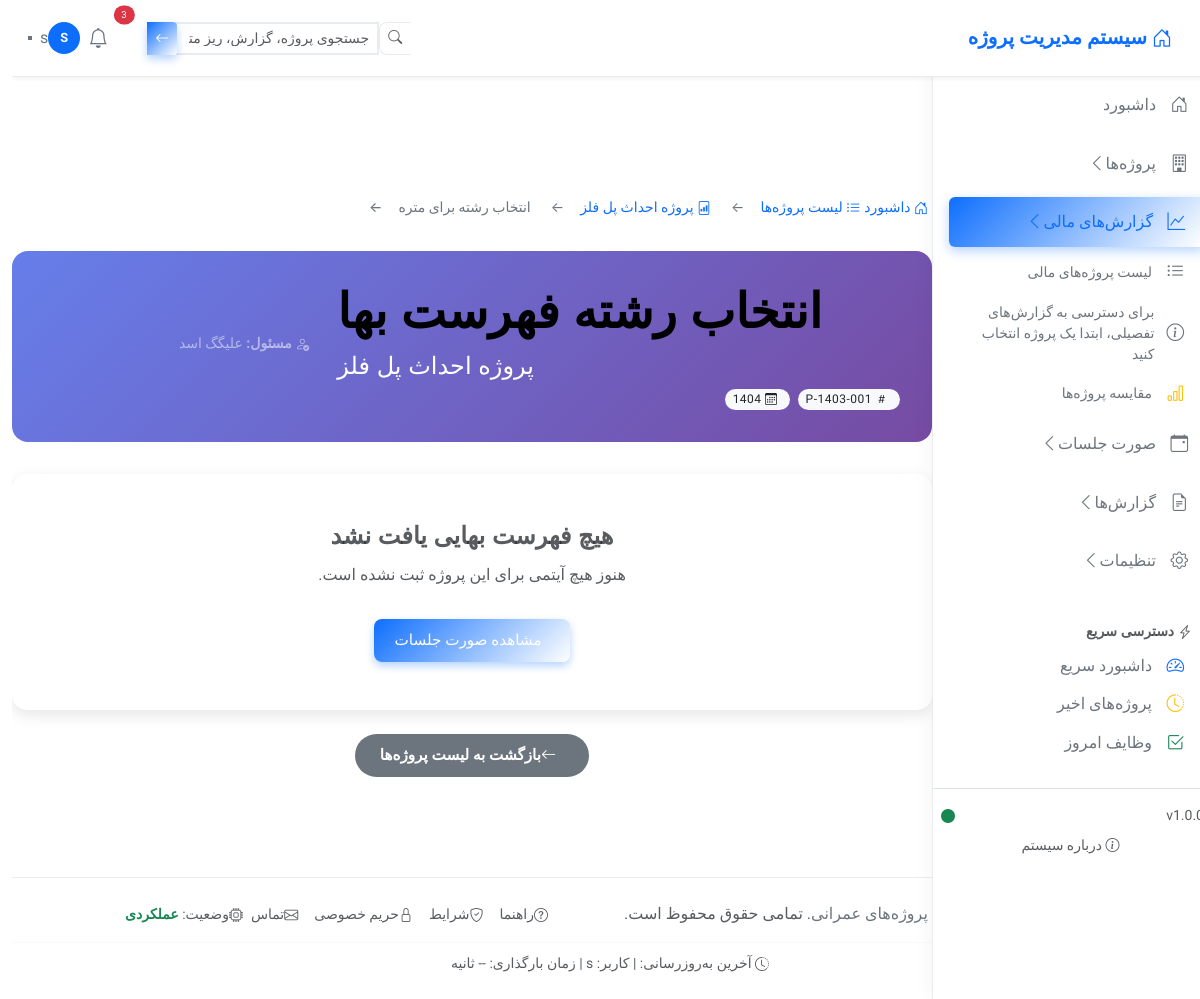
Before: /sooratvaziat/project/1/riz-metre/ (signed in) with the older database file.
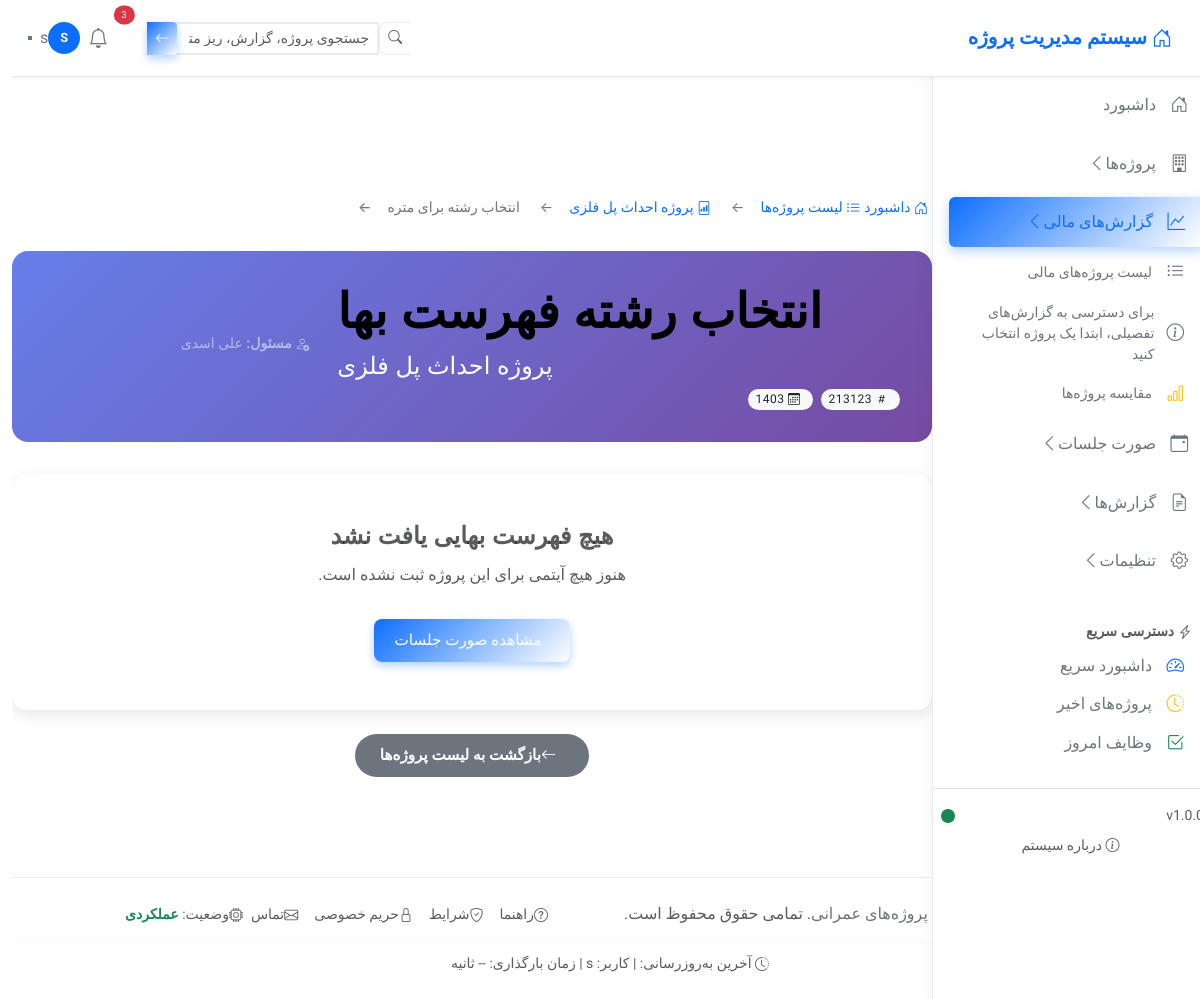
After: the same page with the newer database file.
### project/models.py (models this page shows, shortened)
class Project(models.Model):
    STATUS_CHOICES = [
        ('draft', _('پیش‌نویس')),
        ('active', _('فعال')),
        ('in_progress', _('در حال اجرا')),
        ('under_review', _('در حال بررسی')),
        ('awaiting_approval', _('منتظر تأیید')),
        ('completed', _('تمام‌شده')),
        ('suspended', _('معلق')),
        ('cancelled', _('لغو شده')),
    ]
    PROJECT_TYPE_CHOICES = [
        ('civil', _('عمرانی')),
        ('building', _('ساختمانی')),
        ('bridge', _('پل‌سازی')),
        ('dam', _('سدسازی')),
        ('road', _('جاده‌سازی')),
        ('electrical', _('برقی')),
        ('mechanical', _('مکانیکی')),
        ('other', _('سایر')),
    ]
    created_by = models.ForeignKey(
        User,
        on_delete=models.CASCADE,
        related_name='created_projects',
        verbose_name=_('ایجادکننده'),
        help_text=_('کاربری که این پروژه را ایجاد کرده است')
    )
    project_name = models.CharField(
        max_length=255,
        verbose_name=_("نام پروژه"),
        help_text=_("نام کامل و دقیق پروژه")
    )
    project_code = models.CharField(
        max_length=50,
        unique=True,
        verbose_name=_("کد پروژه"),
        help_text=_("کد منحصر به فرد پروژه - قابل تغییر نیست")
    )
    employer = models.CharField(
        max_length=255,
        verbose_name=_("کارفرما"),
        help_text=_("نام کامل کارفرما یا سازمان کارفرما")
    )
    contractor = models.CharField(
        max_length=255,
        verbose_name=_("پیمانکار"),
        help_text=_("نام کامل پیمانکار مجری پروژه")
    )
    consultant = models.CharField(
        max_length=255,
        blank=True,
        null=True,
        verbose_name=_("مدیر طرح یا مشاور"),
        help_text=_("نام مدیر طرح، مشاور یا شرکت مشاور")
    )
    supervising_engineer = models.CharField(
        max_length=255,
        blank=True,
        null=True,
        verbose_name=_("مهندس ناظر"),
        help_text=_("نام مهندس ناظر پروژه")
    )
    city = models.CharField(
        max_length=100,
        verbose_name=_("شهر پروژه"),
        help_text=_("شهر محل اجرای پروژه")
    )
    province = models.CharField(
        max_length=100,
        verbose_name=_("استان"),
        help_text=_("استان محل پروژه")
    )
    country = models.CharField(
        max_length=100,
        default="ایران",
        verbose_name=_("کشور"),
        help_text=_("کشور محل پروژه")
    )
    contract_number = models.CharField(
        max_length=50,
        verbose_name=_("شماره قرارداد"),
        help_text=_("شماره رسمی قرارداد")
    )
    contract_date = models.DateField(
        verbose_name=_("تاریخ قرارداد"),
        help_text=_("تاریخ انعقاد قرارداد")
    )
    execution_year = models.IntegerField(
        validators=[
            MinValueValidator(1370),
            MaxValueValidator(1410)
        ],
        verbose_name=_("سال اجرا بر اساس صورت وضعیت"),
        help_text=_("سال شروع اجرای پروژه یا صدور صورت وضعیت")
    )
    contract_amount = models.DecimalField(
        max_digits=15,
        decimal_places=0,
        validators=[MinValueValidator(100000)],
        verbose_name=_("مبلغ قرارداد"),
        help_text=_("مبلغ کل قرارداد به ریال")
    )
    vat_percentage = models.DecimalField(
        max_digits=5,
        decimal_places=2,
        default=10.00,  # 10% مالیات
        validators=[MinValueValidator(0), MaxValueValidator(100)],
        verbose_name=_("درصد مالیات بر ارزش افزوده"),
        help_text=_("درصد مالیات بر ارزش افزوده (مثال: 10)")
    )
    project_type = models.CharField(
        max_length=20,
        choices=PROJECT_TYPE_CHOICES,
        default='civil',
        verbose_name=_("نوع پروژه"),
        help_text=_("دسته‌بندی نوع پروژه")
    )
    status = models.CharField(
        max_length=20,
        choices=STATUS_CHOICES,
        default='active',
        verbose_name=_("وضعیت پروژه"),
        help_text=_("وضعیت فعلی پروژه")
    )
    contract_file = models.FileField(
        upload_to='contracts/%Y/%m/',
        blank=True,
        null=True,
        verbose_name=_("فایل قرارداد"),
        help_text=_("فایل PDF یا Word قرارداد")
    )
    amount = models.DecimalField(
        max_digits=21,
        decimal_places=2,
        validators=[MinValueValidator(0)],
        blank=True,
        null=True,
        verbose_name=_("مبلغ صورت وضعیت"),
        help_text=_("مبلغ آخرین صورت وضعیت (اختیاری)")
    )
    description = models.TextField(
        blank=True,
        null=True,
        verbose_name=_("توضیحات"),
        help_text=_("توضیحات اضافی درباره پروژه")
    )
    is_active = models.BooleanField(
        default=True,
        verbose_name=_("فعال/غیرفعال"),
        help_text=_("برای حذف نرم: غیرفعال = مخفی از لیست‌ها")
    )
    created_at = models.DateTimeField(
        auto_now_add=True,
        verbose_name=_("زمان ایجاد")
    )
    updated_at = models.DateTimeField(
        auto_now=True,
        verbose_name=_("زمان آخرین ویرایش")
    )
    deleted_at = models.DateTimeField(
        null=True,
        blank=True,
        verbose_name=_("زمان حذف")
    )
    modified_by = models.ForeignKey(
        User,
        on_delete=models.SET_NULL,
        null=True,
        blank=True,
        related_name='modified_projects',
        verbose_name=_("ویرایش‌کننده"),
        help_text=_("کاربر آخر ویرایش‌کننده")
    )
    history = HistoricalRecords(
        excluded_fields=['updated_at', 'is_active', 'deleted_at']
    )
    class Meta:
        verbose_name = _("پروژه عمرانی")
        verbose_name_plural = _("پروژه‌های عمرانی")
        ordering = ['-created_at', 'project_name']
        indexes = [
            models.Index(fields=['project_code', 'is_active']),
            models.Index(fields=['status', 'is_active']),
            models.Index(fields=['execution_year', 'is_active']),
            models.Index(fields=['city', 'province', 'is_active']),
        ]
        permissions = [
            ("can_assign_roles", "Can assign roles to projects"),
            ("can_manage_all_projects", "Can manage all projects"),
            ("can_view_all_projects", "Can view all projects"),
        ]

### sooratvaziat/views.py (the view, shortened to what this page needs)
# urls.py: path('project/<int:pk>/riz-metre/', views.riz_metre_discipline_list, name='riz_metre_discipline_list'),
@login_required
def riz_metre_discipline_list(request, pk):
    project = get_project_with_access(request.user, pk)
    disciplines_data = MeasurementSession.objects.filter(
        project=project,
        is_active=True,
        items__is_active=True
    ).values(
        'price_list__discipline_choice',
        'price_list__discipline'
    ).annotate(
        item_count=Count('items', filter=Q(items__is_active=True)),
        session_count=Count('id', distinct=True)
    ).filter(item_count__gt=0).order_by('price_list__discipline_choice')
    disciplines = []
    context = {
        'title': f'انتخاب رشته برای ریز متره - {project.project_name}',
        'project': project,
        'disciplines': disciplines,
    }
    return render(request, 'sooratvaziat/riz_metre_discipline_list.html', context)

### accounts/templatetags/auth_tags.py (called while the page is built)
@register.filter
def has_any_project_role(user):
    if user.is_superuser:
        return True
    if UserRole.objects.filter(user=user, role='admin', is_active=True).exists():
        return True
    return ProjectUser.objects.filter(user=user, is_active=True).exists()

@register.filter
def can_access_management(user):
    if user.is_superuser:
        return True
    if UserRole.objects.filter(user=user, role='admin', is_active=True).exists():
        return True
    return user.is_staff

### sooratvaziat/utils.py (called while the page is built)
def get_project_with_access(user, project_id):
    project = get_object_or_404(Project, pk=project_id, is_active=True)
    has_access = (
        user.is_superuser or
        UserRole.objects.filter(user=user, role='admin', is_active=True).exists() or
        project.created_by == user or
        ProjectUser.objects.filter(
            project=project,
            user=user,
            is_active=True
        ).exists()
    )
    if not has_access:
        raise PermissionDenied("شما دسترسی به این پروژه را ندارید")
    return project

### templates/sooratvaziat/riz_metre_discipline_list.html (shortened to what the changed rows need)
{% extends 'layout/project_base.html' %}
{% load static %}
{% block content %}
<div class="container-fluid py-4">
    <nav aria-label="breadcrumb" class="mb-4">
        <ol class="breadcrumb bg-transparent p-0">
            <li class="breadcrumb-item">
                <a href="#" class="text-decoration-none">
                    <i class="bi bi-file-bar-graph me-1"></i> {{ project.project_name }}
                </a>
            </li>
        </ol>
    </nav>
    <div class="discipline-header text-center">
        <div class="row align-items-center">
            <div class="col-md-8 text-md-start">
                <h1 class="display-5 fw-bold mb-2">
                    انتخاب رشته فهرست بها
                </h1>
                <h2 class="h4 mb-2">{{ project.project_name }}</h2>
                <div class="d-flex flex-wrap gap-2 mb-0">
                    <span class="badge bg-light text-dark px-2 py-1">
                        <i class="bi bi-hash me-1"></i> {{ project.project_code }}
                    </span>
                    <span class="badge bg-light text-dark px-2 py-1">
                        <i class="bi bi-calendar3 me-1"></i> {{ project.execution_year }}
                    </span>
                </div>
            </div>
            <div class="col-md-4 text-md-end">
                <div class="project-meta small text-white-50">
                    <div class="mb-1">
                        <i class="bi bi-person-check me-1"></i>
                        <strong>مسئول:</strong> {{ project.employer }}
                    </div>
                </div>
            </div>
        </div>
    </div>
</div>
{% endblock %}

Changed rows visible on the page:
changed Project: project_name "پروژه احداث پل فلز" → "پروژه احداث پل فلزی"; project_code "P-1403-001" → "213123"; execution_year "1404" → "1403"; employer "علیگگ اسد" → "علی اسدی"
